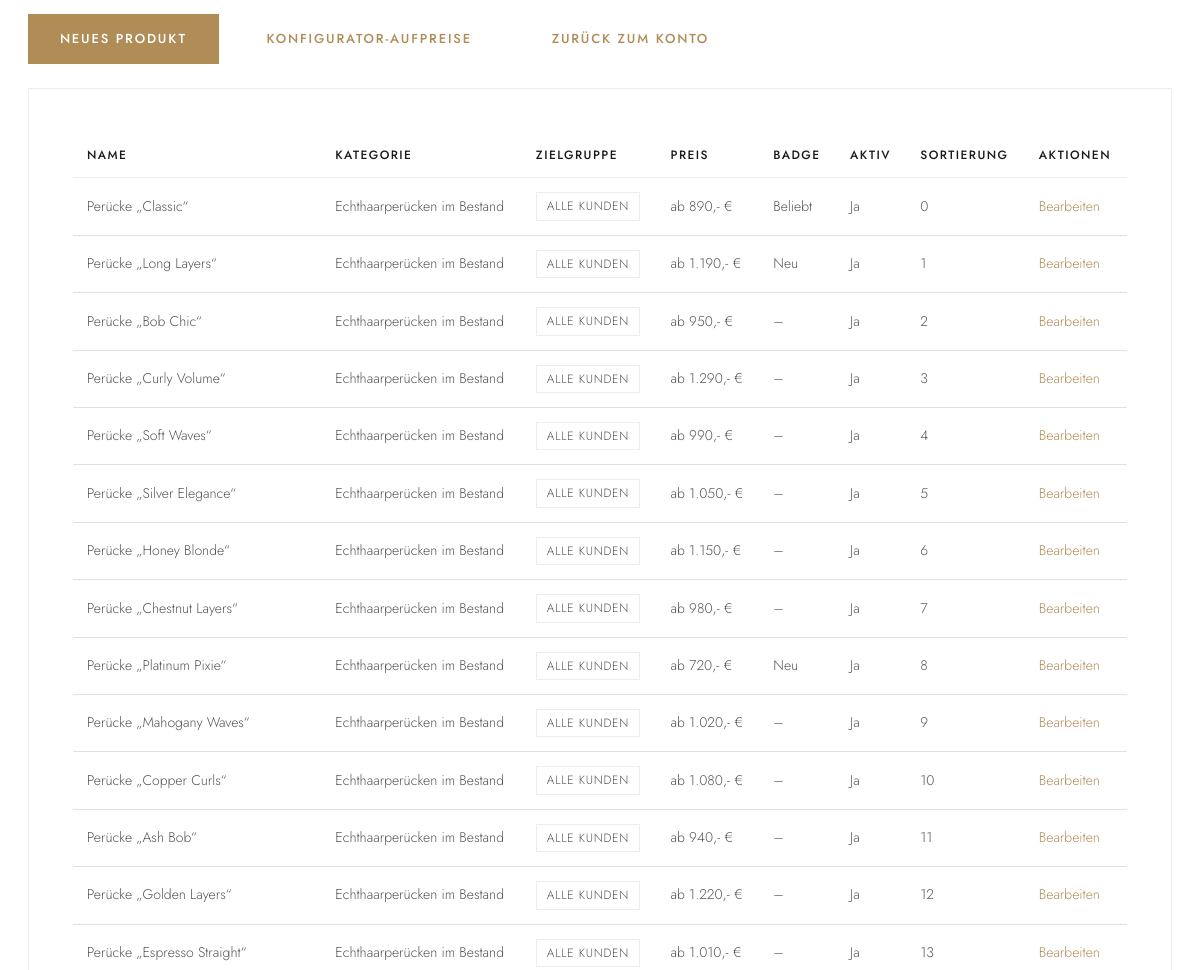
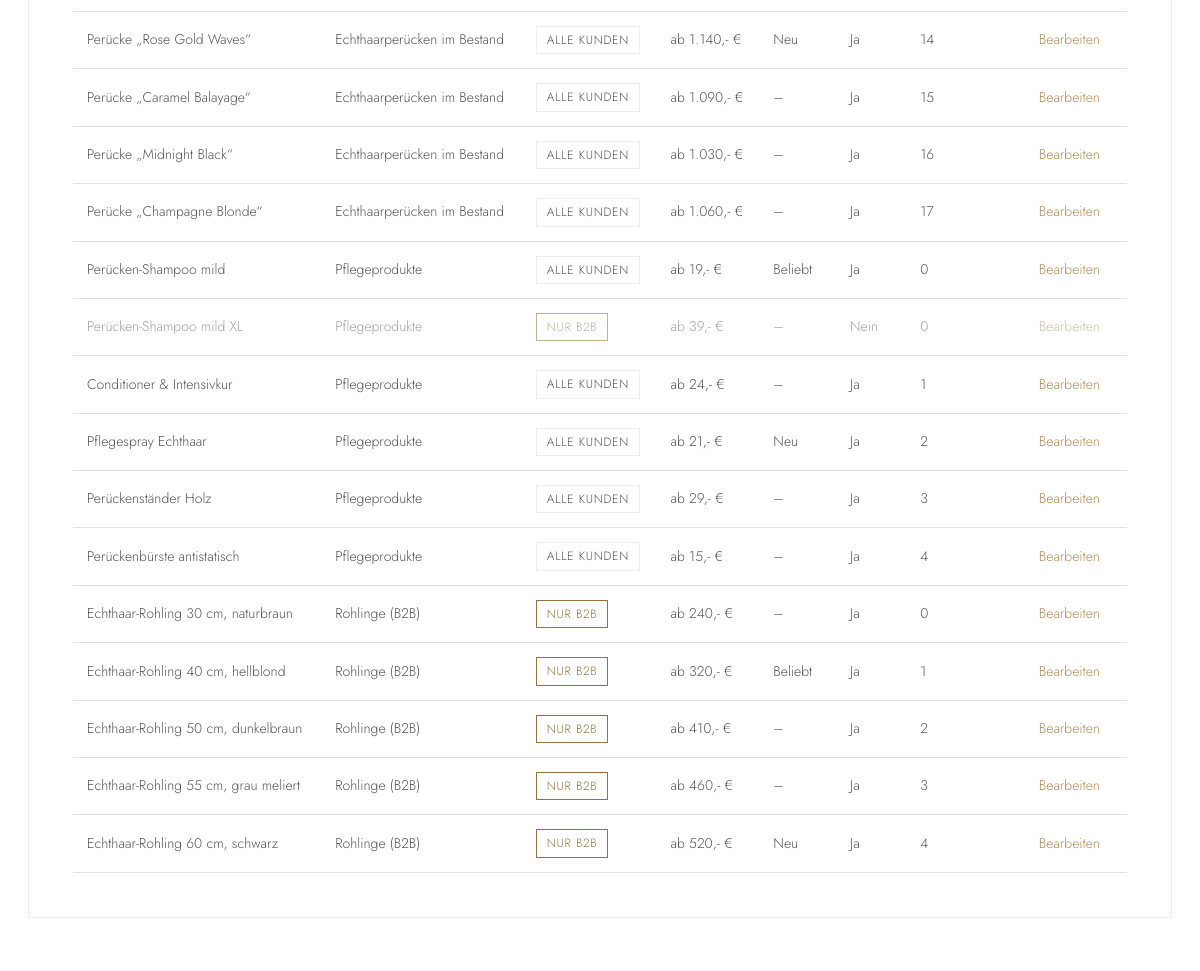
The app's page /konto/produkte/ (signed in, middle part), older data (2 pictures, top to bottom).
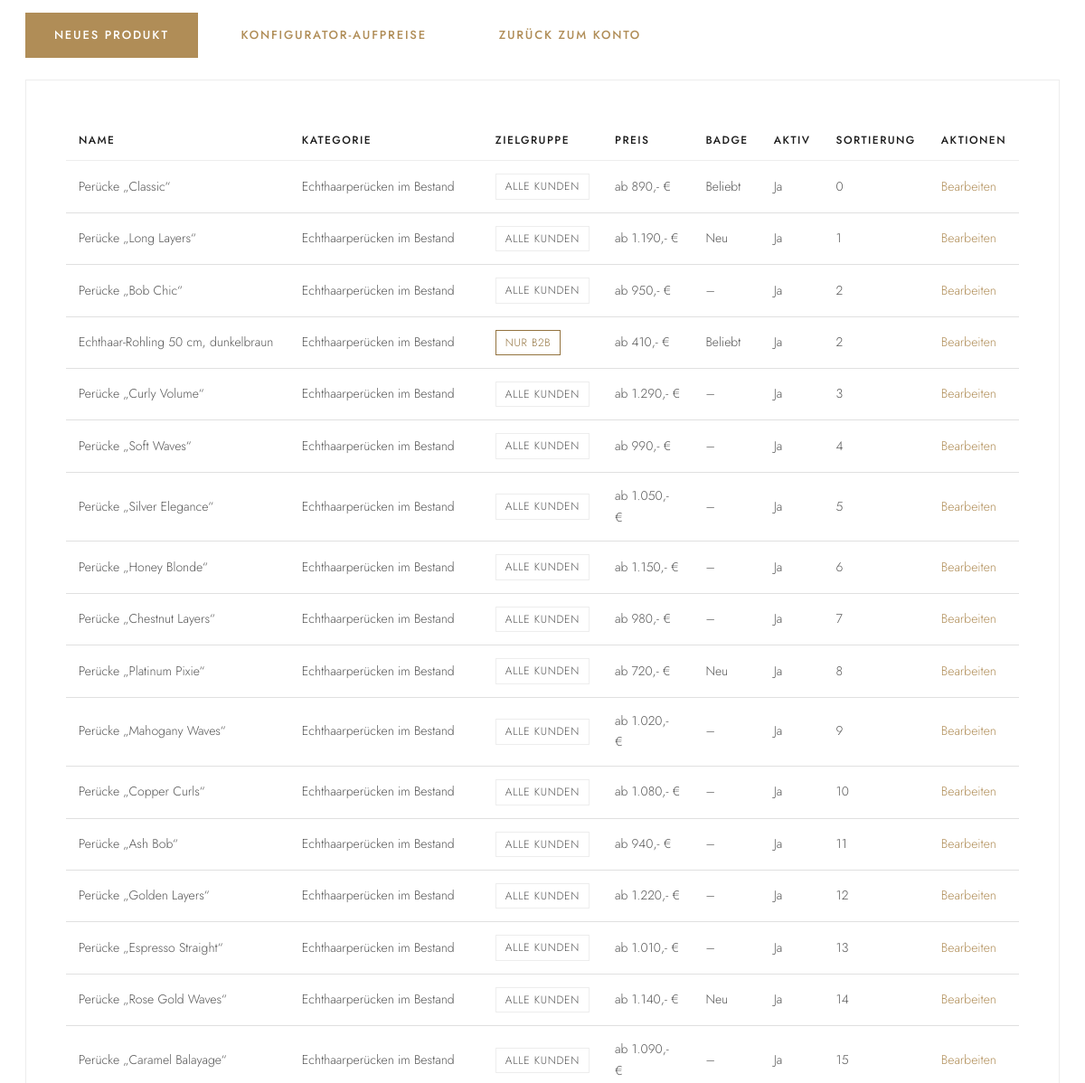
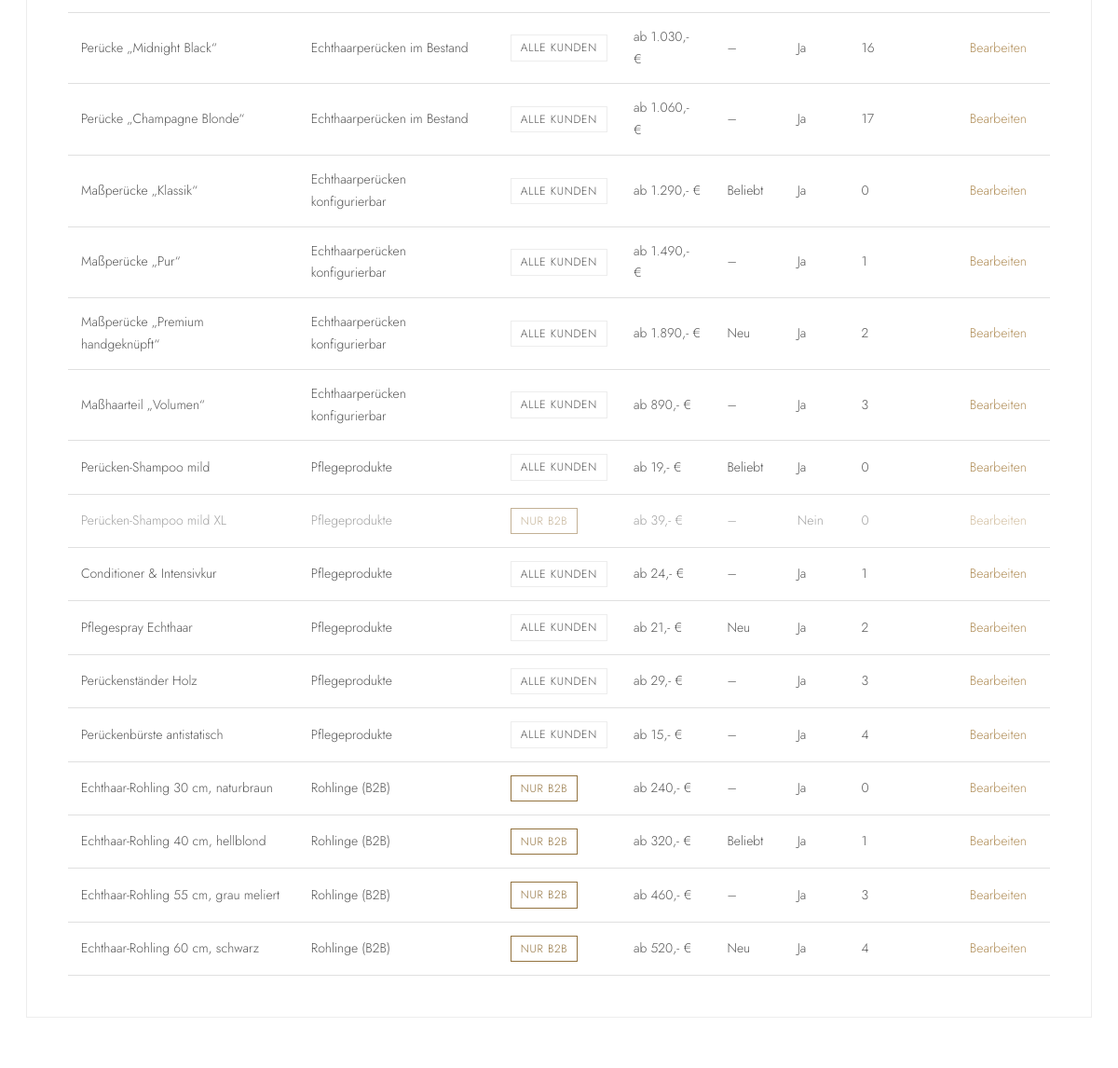
The same page, newer data (2 pictures, top to bottom).
### shop/models.py (models this page shows, shortened)
class Product(models.Model):
    class Category(models.TextChoices):
        KONFIG = "konfig", "Echthaarperücken konfigurierbar"
        BESTAND = "bestand", "Echthaarperücken im Bestand"
        PFLEGE = "pflege", "Pflegeprodukte"
        ROHLING = "rohling", "Rohlinge (B2B)"
    class Audience(models.TextChoices):
        B2C = "b2c", "Alle Kunden"
        B2B = "b2b", "Nur B2B"
    class Badge(models.TextChoices):
        NEW = "new", "Neu"
        POPULAR = "popular", "Beliebt"
    name = models.CharField("Name", max_length=120)
    label = models.CharField("Kurzlabel", max_length=60)
    slug = models.SlugField(max_length=80, unique=True)
    category = models.CharField("Kategorie", max_length=10, choices=Category.choices)
    audience = models.CharField(
        "Zielgruppe", max_length=3, choices=Audience.choices, default=Audience.B2C
    )
    price = models.DecimalField("Preis (ab)", max_digits=8, decimal_places=2)
    badge = models.CharField("Badge", max_length=10, choices=Badge.choices, blank=True, default="")
    description = models.TextField("Beschreibung", blank=True)
    hair_length = models.CharField("Haarlänge", max_length=60, blank=True, default="")
    hair_color = models.CharField("Haarfarbe", max_length=80, blank=True, default="")
    hair_structure = models.CharField("Haarstruktur", max_length=60, blank=True, default="")
    cap_type = models.CharField("Monturart", max_length=80, blank=True, default="")
    hair_origin = models.CharField("Haarherkunft", max_length=80, blank=True, default="")
    care_notes = models.TextField("Pflegehinweise", blank=True, default="")
    content_amount = models.CharField("Inhalt / Menge", max_length=40, blank=True, default="")
    usage_notes = models.TextField("Anwendung", blank=True, default="")
    is_active = models.BooleanField("Aktiv", default=True)
    sort_order = models.PositiveSmallIntegerField("Sortierung", default=0)
    created_at = models.DateTimeField(auto_now_add=True)
    objects = ProductQuerySet.as_manager()
    class Meta:
        verbose_name = "Produkt"
        verbose_name_plural = "Produkte"
        ordering = ["category", "sort_order", "id"]
    @property
    def price_display(self):
        return f"{int(self.price):,}".replace(",", ".")

### shop/manage_views.py (the view)
# urls.py: path("", manage_views.ProduktListeView.as_view(), name="product_list"),
class ProduktListeView(RoleRequiredMixin, ListView):
    allowed_roles = STAFF_ROLES
    model = Product  # bewusst ungefiltert: Verwaltung sieht auch inaktive Produkte
    template_name = "tasty/account/product_list.html"
    context_object_name = "produkte"

### accounts/models.py (called while the page is built)
    @property
    def can_view_users(self):
        return self.role in (self.Role.ALL_POWER, self.Role.ADMIN)

### accounts/views.py (called while the page is built)
    def test_func(self):
        return self.request.user.role in self.allowed_roles

### shop/context_processors.py (called while the page is built)
def cart(request):
    if request.user.is_authenticated:
        user_cart = Cart.objects.filter(user=request.user).first()
        return {"cart_item_count": user_cart.total_quantity if user_cart else 0}
    return {"cart_item_count": 0}

### Website_template/tasty/account/product_list.html (shortened to what this page needs)
{% extends "tasty/_base.html" %}
{% block body_class %}page-account{% endblock %}
{% block content %}
<section class="section section--tight">
  <div class="container">
    <div style="margin-bottom: 24px; display: flex; gap: 16px; flex-wrap: wrap;">
      <a class="btn btn-gold" href="{% url 'shop_manage:product_create' %}">Neues Produkt</a>
      <a class="btn" href="{% url 'shop_manage:configurator_list' %}">Konfigurator-Aufpreise</a>
      <a class="btn" href="{% url 'accounts:profile' %}">Zur&uuml;ck zum Konto</a>
    </div>
    <div class="form-card" style="overflow-x: auto;">
      <table class="account-table">
        <thead>
          <tr>
            <th>Name</th>
            <th>Kategorie</th>
            <th>Zielgruppe</th>
            <th>Preis</th>
            <th>Badge</th>
            <th>Aktiv</th>
            <th>Sortierung</th>
            <th>Aktionen</th>
          </tr>
        </thead>
        <tbody>
          {% for p in produkte %}
            <tr{% if not p.is_active %} class="is-inactive"{% endif %}>
              <td>{{ p.name }}</td>
              <td>{{ p.get_category_display }}</td>
              <td>
                <span class="role-badge{% if p.audience == 'b2b' %} role-badge--b2b{% endif %}">
                  {{ p.get_audience_display }}
                </span>
              </td>
              <td>ab {{ p.price_display }},- &euro;</td>
              <td>{% if p.badge %}{{ p.get_badge_display }}{% else %}&ndash;{% endif %}</td>
              <td>{% if p.is_active %}Ja{% else %}Nein{% endif %}</td>
              <td>{{ p.sort_order }}</td>
              <td><a href="{% url 'shop_manage:product_edit' p.pk %}">Bearbeiten</a></td>
            </tr>
          {% endfor %}
        </tbody>
      </table>
    </div>
  </div>
</section>
{% endblock %}

Row changes from the older to the newer data that the page shows:
changed Product "Echthaar-Rohling 50 cm, dunkelbraun": category "Rohlinge (B2B)" → "Echthaarperücken im Bestand"; badge (not shown) → "Beliebt"; no longer shows "–"; moves up the list
added Product: name "Maßperücke „Klassik“", category "Echthaarperücken konfigurierbar", audience "ALLE KUNDEN", price_display "1.290", badge "Beliebt", is_active "Ja", sort_order "0"
added Product: name "Maßperücke „Pur“", category "Echthaarperücken konfigurierbar", audience "ALLE KUNDEN", price_display "1.490", is_active "Ja", sort_order "1"
added Product: name "Maßperücke „Premium handgeknüpft“", category "Echthaarperücken konfigurierbar", audience "ALLE KUNDEN", price_display "1.890", badge "Neu", is_active "Ja", sort_order "2"
added Product: name "Maßhaarteil „Volumen“", category "Echthaarperücken konfigurierbar", audience "ALLE KUNDEN", price_display "890", is_active "Ja", sort_order "3"
